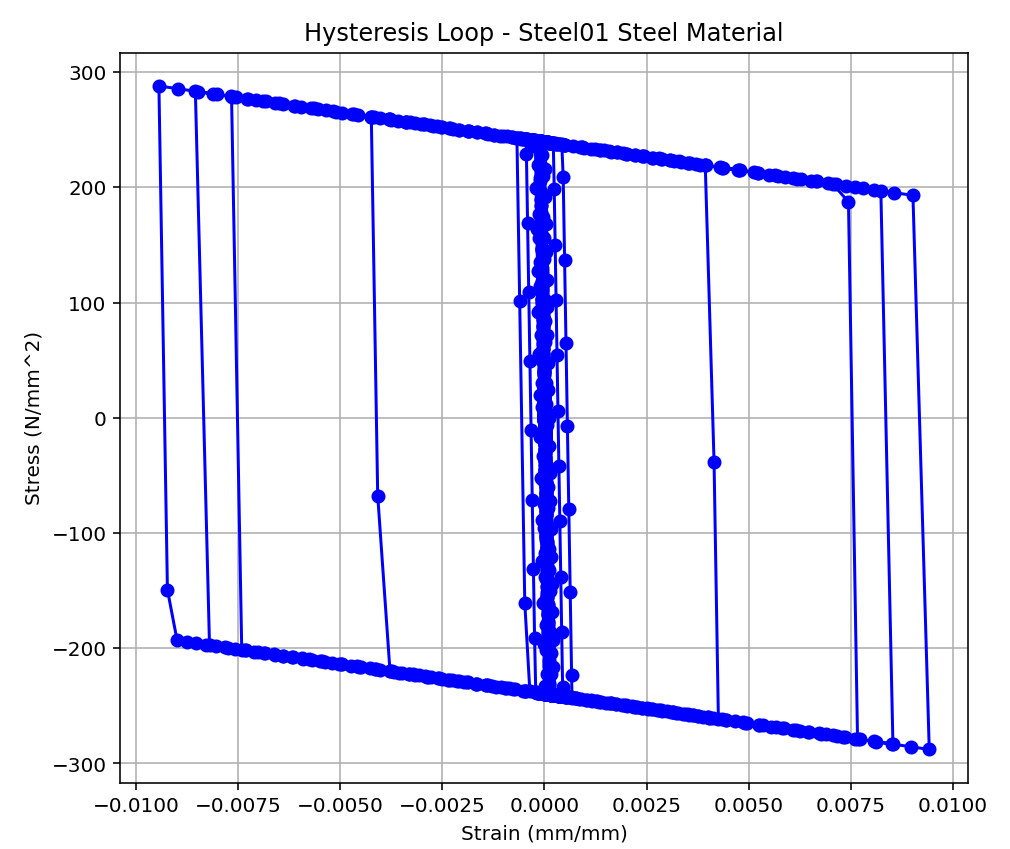

Python code for this plot:
#**************************************************************
#                    >> IN THE NAME OF ALLAH << 
#  HYSTERETIC BEHAVIOR OF STEEL MATERIAL USING OPENSEES     
#  Cyclic Displacement-Controlled Analysis
#  THIS PROGRAM WRITTEN BY SALAR DELAVAR GHASHGHAEI (QASHQAI)
#**************************************************************

import openseespy.opensees as ops
import numpy as np
import matplotlib.pyplot as plt

#%% ------------------------------------------------------------
# 1. INITIALIZE MODEL
ops.wipe()
ops.model('Basic', '-ndm', 1, '-ndf', 1)

#%% ------------------------------------------------------------
# 2. MATERIAL PROPERTIES (STEEL - STEEL02)
Es = 210e4        # [N/mm^2] Young's modulus
fy = 240          # [N/mm^2] Yield stress
ey = fy / Es      # [mm/mm] Yield strain
fu = 1.1818 * fy  # [N/mm^2] Ultimate stress
esu = ey * 75.2   # [mm/mm] Ultimate strain
Esh = (fu-fy)/(esu-ey)
b = Esh/Es      # strain hardening ratio
a1 = 0         # a1 (isotropic hardening in compression)
a2 = 1         # a2 (rate parameter for a1)
a3 = 0         # a3 (isotropic hardening in tension)
a4 = 1         # a4 (rate parameter for a3)


matTag = 1

# Definition of Steel01 material
ops.uniaxialMaterial('Steel01', matTag, fy, Es, b, a1, a2, a3, a4)
# INFO LINK: https://openseespydoc.readthedocs.io/en/latest/src/steel01.html
#%% ------------------------------------------------------------
# 3. MODEL GEOMETRY (ZERO-LENGTH ELEMENT)
ops.node(1, 0.0)
ops.node(2, 0.0)

ops.fix(1, 1)   # Fixed node
ops.fix(2, 0)   # Free node

ops.element('zeroLength', 1, 1, 2, '-mat', matTag, '-dir', 1)

#%% ------------------------------------------------------------
# 4. CYCLIC STRAIN PROTOCOL

# Key strain points (same logic as your protocol)
key_disp = np.array([
     0.0,
     0.1*ey,   -0.1*ey,
     0.5*ey,   -0.5*ey,
     0.8*ey,   -0.8*ey,
     ey,       -ey,
     1.5*ey,   -1.5*ey,
     2*ey,     -2*ey,
     4*ey,     -4*ey,
     6*ey,     -6*ey,
     0.5*esu,  -0.5*esu,
     0.9*esu,  -0.9*esu,
     1.0*esu,  -1.0*esu,
     1.1*esu,  -1.1*esu,
     0.0
])

#%% ------------------------------------------------------------
# Generate 1000-point strain protocol
n_points = 1000
disp_protocol = np.interp(
    np.linspace(0, len(key_disp) - 1, n_points),
    np.arange(len(key_disp)),
    key_disp
)


#%% ------------------------------------------------------------
# 5. ANALYSIS SETUP
ops.timeSeries('Linear', 1)
ops.pattern('Plain', 1, 1)
ops.load(2, 1.0)

ops.system('BandGeneral')
ops.numberer('Plain')
ops.constraints('Plain')
ops.algorithm('Newton')
ops.analysis('Static')

#%% ------------------------------------------------------------
# 6. RUN ANALYSIS & RECORD RESPONSE
disp = []
force = []

for target_disp in disp_protocol:
    current_disp = ops.nodeDisp(2, 1)
    dU = target_disp - current_disp

    ops.integrator('DisplacementControl', 2, 1, dU)
    ops.analyze(1)

    disp.append(ops.nodeDisp(2, 1))
    force.append(ops.eleForce(1)[0])

#%% ------------------------------------------------------------
# 7. PLOT HYSTERESIS LOOP
plt.figure(figsize=(7, 6))
plt.plot(disp, force, '-bo', linewidth=1.5)
plt.xlabel('Strain (mm/mm)')
plt.ylabel('Stress (N/mm^2)')
plt.title('Hysteresis Loop - Steel01 Steel Material')
plt.grid(True)
plt.tight_layout()
plt.show()
